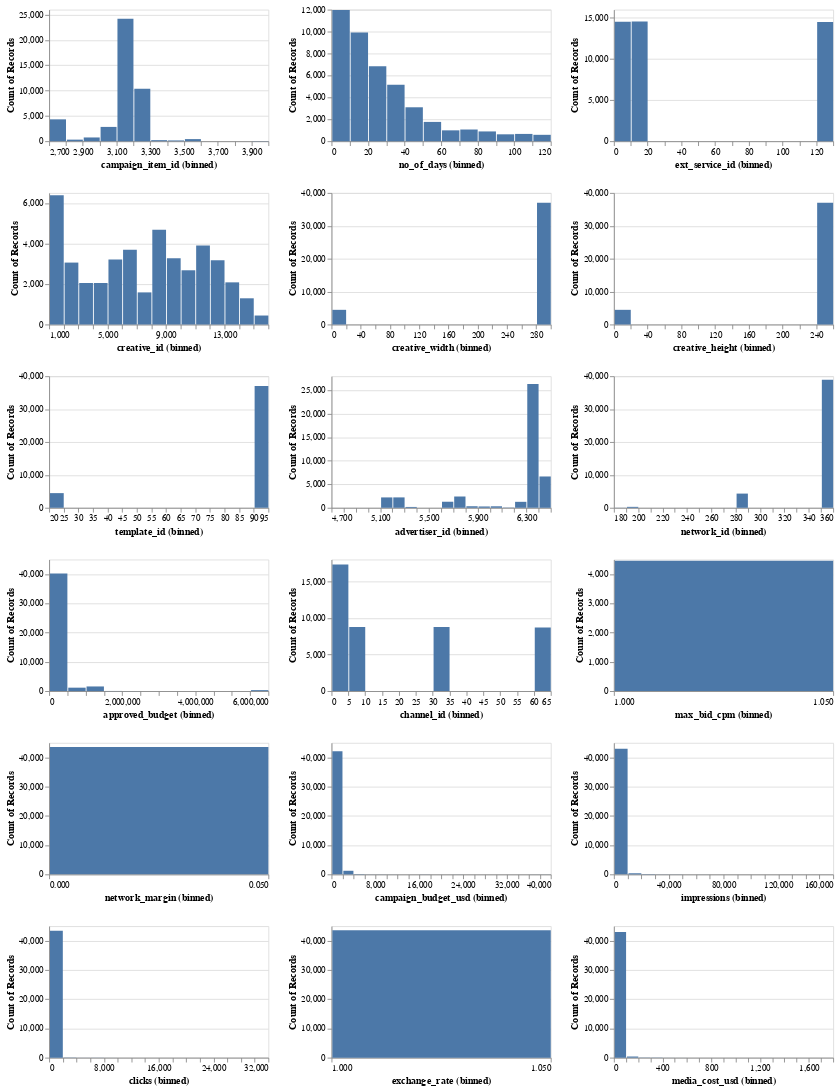

Notebook source saved alongside this figure:
### Markdown cell above
### Distributions

### Code cell
alt.data_transformers.enable("vegafusion")

non_empty_numeric_cols = [col for col in train_df.select_dtypes(
    "number").columns if train_df[col].notna().any()]
numeric_cols_dist = alt.Chart(train_df).mark_bar().encode(
    alt.X(alt.repeat(), type="quantitative", bin=alt.Bin(maxbins=20)),
    y="count()",
).properties(
    width=250,
    height=150
).repeat(
    non_empty_numeric_cols,
    columns=3
)

numeric_cols_dist
